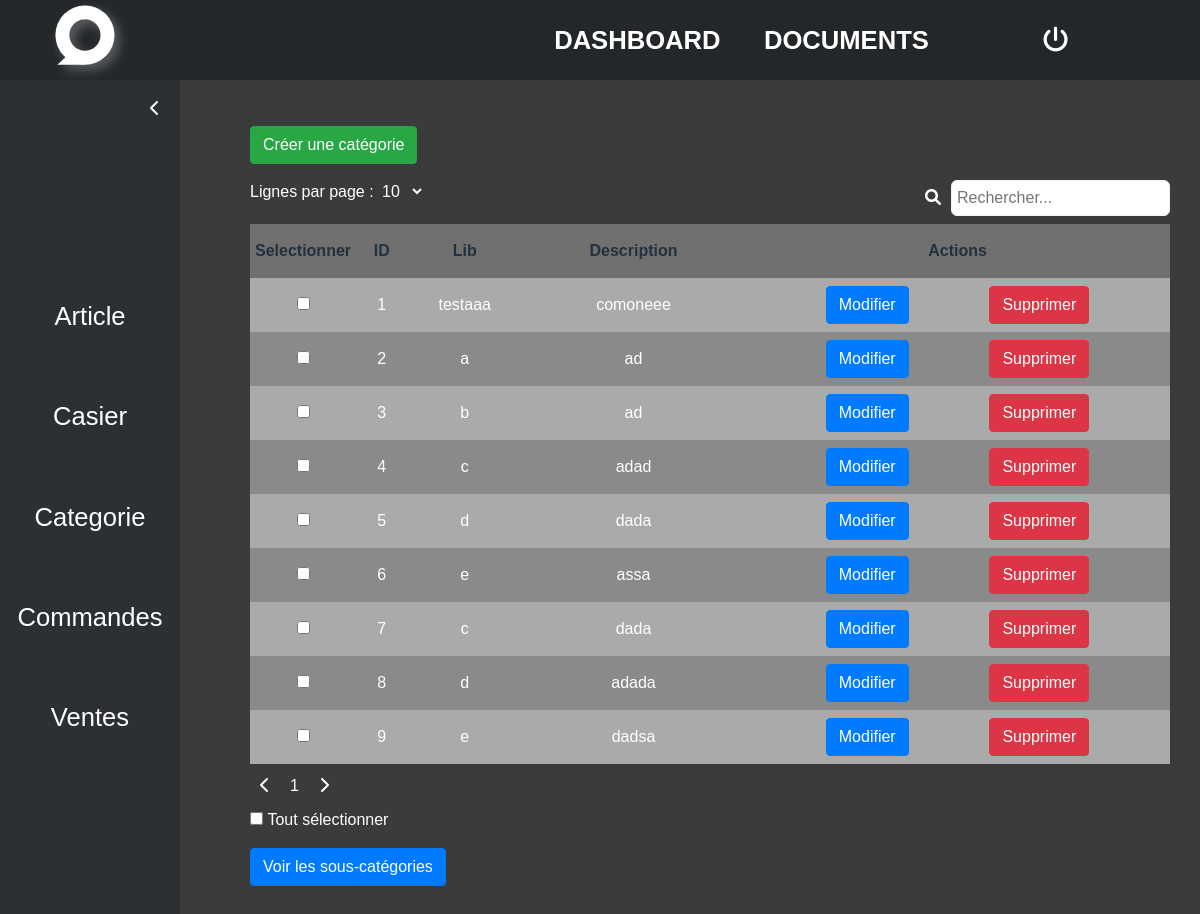
The app's page /tables/categorie/index.php with its own data.
### tables this page shows
CREATE TABLE `categorie` (
  `cat_ID` int(11) NOT NULL,
  `cat_nom` varchar(50) NOT NULL,
  `cat_description` varchar(255) NOT NULL,
  `cat_is_visible` int(1) NOT NULL DEFAULT 1
);

### lib/includes/defines.inc.php (called while the page is built, shortened)
<?php
$oCategorie = new Categorie();
$isProd = false;
if(!$isProd){
    $path = "/";
}else{
    $server = "db5005005670.hosting-data.io";
    $username = "dbu361051";
    $password = "Hippo14campes440!";
    $dbname = "dbs4185065";
    $path = "https://arthurlecompte.com/";
}
?>

### lib/includes/db/classes/categorie.class.inc.php (called while the page is built, shortened)
<?php
class Categorie{
    public function db_get_all(){
        global $conn;
        $request = "SELECT cat_ID as arrkey, cat_ID, cat_nom, cat_description FROM ".DB_TABLE_CATEGORIE." WHERE cat_is_visible = 1;";
        try{
            $sql = $conn->query($request);
            return $sql->fetchAll(\PDO::FETCH_GROUP|\PDO::FETCH_UNIQUE|\PDO::FETCH_ASSOC);
        }catch(PDOException $e){
            return $this->errmessage.$e->getMessage();
        }
    }
}
?>

### tables/categorie/index.php (the view, shortened to what this page needs)
<?php
    require '../../lib/includes/defines.inc.php';
    require '../../lib/includes/navbar.php';
    require '../../lib/includes/sidenav.php';
    require '../../lib/includes/doctype.php';
    echo doctype("Catégorie", $path);
    echo navbar($path);
    echo sidenav($path);
?>
<body>
<?php
        $data = $oCategorie->db_get_all();
  ?>
  <div class="main-container sidenav-open">
    <button type='button' class='my-3 btn btn-success' data-toggle='modal' data-target='#createmodal'> Créer une catégorie </button>
        <div class="table-container">
        <table id="table">
                <thead>
                    <th>Selectionner</th>
                    <th style='text-align :center'>ID</th>
                    <th style='text-align :center'>Lib</th>
                    <th style='text-align :center'>Description</th>
                    <th style='text-align :center'>Actions</th>
                </thead>
                <tbody>
                    <?php
                        foreach ($data as $key) {
                            $id = $key["cat_ID"]; ?>
                            <tr data-value="<?php echo $id ?>" data-rowindex="<?php echo $id ?>">
                                <td style='width: 5%'>
                                    <input type='checkbox' class='checkbox' data-index="<?php echo $id ?>" checked='false'>
                                </td>
                                <td>
                                    <center><?php echo $id ?></center>
                                </td>
                                <td>
                                    <center><?php echo $key["cat_nom"] ?></center>
                                </td>
                                <td>
                                    <center><?php echo $key["cat_description"] ?></center>
                                </td>
                                <td style='display:flex; justify-content: space-evenly;'>
                                    <button type='button' data-index="<?php echo $id ?>" class='btn btn-primary updateBtn' data-toggle='modal' data-target='#updateModal'>
                                        Modifier
                                    </button>
                                    <button type="button" data-index="<?php echo $id ?>" name="delete" class="delete-btn btn btn-danger">
                                        Supprimer
                                    </button>
                                </td>
                            </tr>
                            <?php
                        }
                    ?>
                </tbody>
            </table>
            <input type="checkbox" class="select-all" id="select-all">
            <label for="select-all" class="form-check-label">Tout sélectionner</label>
        <button type="button" data-target='#scat_modal' data-toggle='modal' name="scat" class="mt-3 btn btn-primary">Voir les sous-catégories</button>
    </div>
  </div>
</body>
</html>

### assets/css/main.css (style rules this page uses)
:root { --blue: #7289da; --white: #fff; --grey: #99aab5; --light-dark: #2c2f33; --dark: #23272a; }
* { margin: 0; padding: 0; box-sizing: border-box; font-family: 'Poppins', sans-serif; }

### assets/css/navbar.css (style rules this page uses)
.main-container { margin-top: 10vh; padding: 30px; }

### assets/css/sidenav.css (style rules this page uses)
.main-container { transition: all 300ms ease-in-out; padding-left: 70px; }
.main-container.sidenav-open { margin-left: 15%; }

### records on screen
categorie: cat_ID "1", cat_nom "testaaa", cat_description "comoneee"
categorie: cat_ID "2", cat_nom "a", cat_description "ad"
categorie: cat_ID "3", cat_nom "b", cat_description "ad"
categorie: cat_ID "4", cat_nom "c", cat_description "adad"
categorie: cat_ID "5", cat_nom "d", cat_description "dada"
categorie: cat_ID "6", cat_nom "e", cat_description "assa"
categorie: cat_ID "7", cat_nom "c", cat_description "dada"
categorie: cat_ID "8", cat_nom "d", cat_description "adada"
categorie: cat_ID "9", cat_nom "e", cat_description "dadsa"
